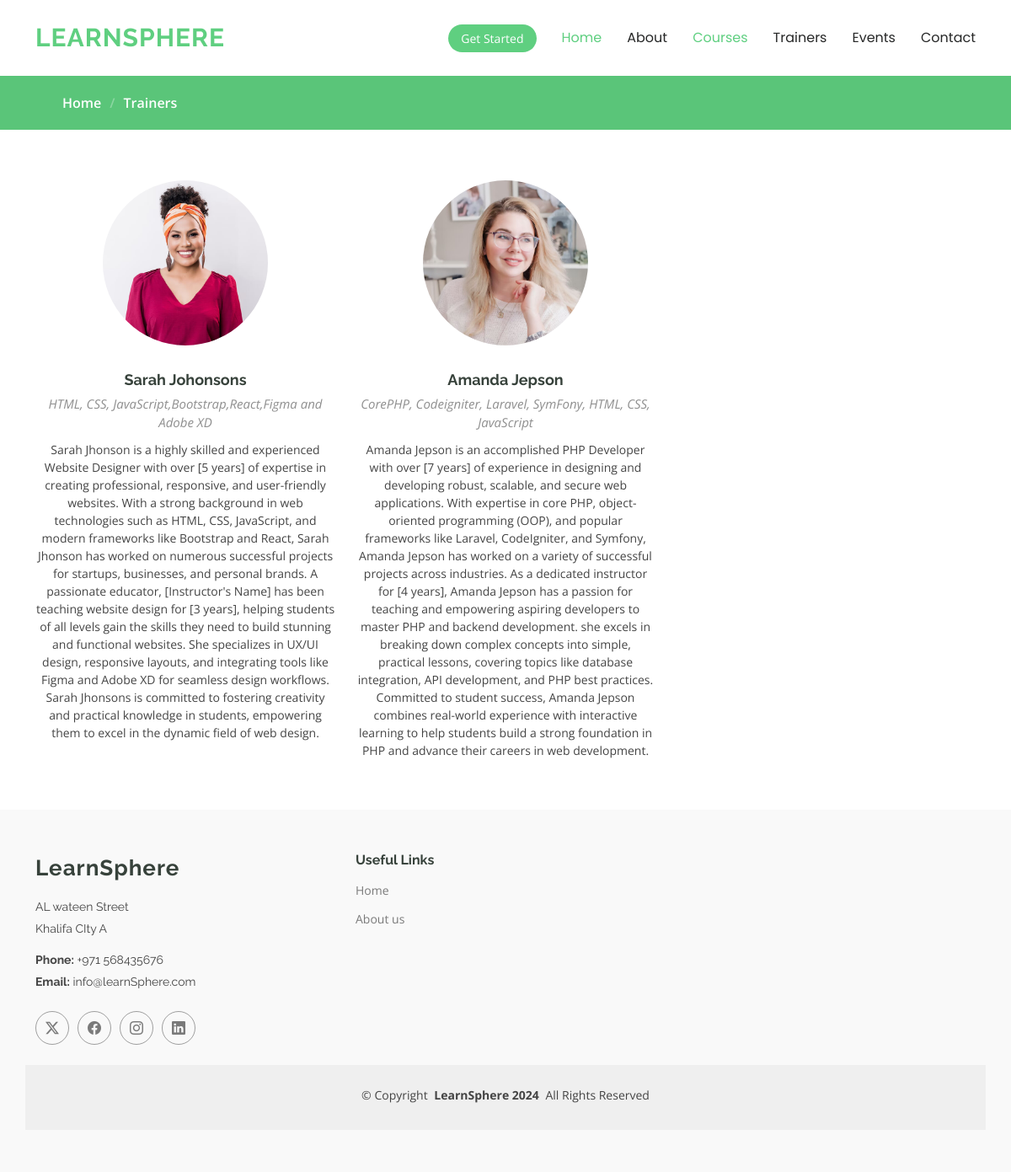
The page /trainers on the database its author committed.
### users/models.py (models this page shows, shortened)
class Instructors(models.Model):
    name = models.CharField(max_length=100)
    email = models.EmailField(unique=True)
    bio = models.TextField()
    expertise = models.CharField(max_length=200)
    image = models.ImageField(upload_to='instructors/', null=True, blank=True)  # For profile picture
    joined_at = models.DateTimeField(auto_now_add=True)
    user = models.OneToOneField(CustomUser, on_delete=models.CASCADE)

### website/views.py (the view)
# urls.py: path('trainers', views.trainers, name="trainers"),
def trainers(request):
    trainers = Instructors.objects.all()
    return render(request, 'trainers.html', {'trainers': trainers})

### website/templates/trainers.html (shortened to what this page needs)
<!DOCTYPE html>
<html lang="en">
{% load static %}
<head>
  {% include 'header.html' %}
</head>
<body class="courses-page">
 {% include 'headnavbar.html' %}
  <main class="main">
    <div class="page-title" data-aos="fade">
      <nav class="breadcrumbs">
        <div class="container">
          <ol>
           <li><a href="{% url 'home' %}">Home</a></li>
            <li class="current">Trainers</li>
          </ol>
        </div>
      </nav>
    </div>
    <section id="trainers" class="section trainers">
      <div class="container">
        <div class="row gy-5">
 {% for trainer in trainers %}
          <div class="col-lg-4 col-md-6 member" data-aos="fade-up" data-aos-delay="100">
            <div class="member-img">
           {% if trainer.image %}
    <img src="{{ trainer.image.url }}" class="img-fluid" alt="Instructor Image">
{% else %}
    <img src="{% static 'assets/img/download.png' %}" class="img-fluid" alt="Instructor Image">
{% endif %}
            </div>
            <div class="member-info text-center">
              <h4>{{ trainer.name }}</h4>
              <span>{{ trainer.expertise }}</span>
              <p>{{ trainer.bio }}</p>
            </div>
          </div>
{% empty %}
        <p>No Trainers available at the moment.</p>
    {% endfor %}
        </div>
      </div>
    </section>
  </main>
 {% include 'main_footer.html' %}
</body>
</html>

### website/static/assets/css/main.css (style rules this page uses)
:root { --default-font: "Open Sans", system-ui, -apple-system, "Segoe UI", Roboto, "Helvetica Neue", Arial, "Noto Sans", "Liberation Sans", sans-serif, "Apple Color Emoji", "Segoe UI Emoji", "Segoe UI Symbol", "Noto Color Emoji"; --heading-font: "Raleway", sans-serif; --nav-font: "Poppins", sans-serif; }
:root { --background-color: #ffffff; --default-color: #444444; --heading-color: #37423b; --accent-color: #5fcf80; --surface-color: #ffffff; --contrast-color: #ffffff; }
:root { --nav-color: #272828; --nav-hover-color: #5fcf80; --nav-mobile-background-color: #ffffff; --nav-dropdown-background-color: #ffffff; --nav-dropdown-color: #272828; --nav-dropdown-hover-color: #5fcf80; }
:root { scroll-behavior: smooth; }
body { color: var(--default-color); background-color: var(--background-color); font-family: var(--default-font); }
a { color: var(--accent-color); text-decoration: none; transition: 0.3s; }
h1, h2, h3, h4, h5, h6 { color: var(--heading-color); font-family: var(--heading-font); }
.page-title { --default-color: var(--contrast-color); --background-color: var(--accent-color); --heading-color: var(--contrast-color); color: var(--default-color); background-color: var(--background-color); position: relative; }
.page-title nav { background-color: color-mix(in srgb, var(--accent-color) 90%, black 5%); padding: 20px 0; }
.page-title nav a { color: var(--default-color); }
.page-title nav ol { display: flex; flex-wrap: wrap; list-style: none; margin: 0; font-size: 16px; font-weight: 600; }
.page-title nav ol li+li { padding-left: 10px; }
.page-title nav ol li+li::before { content: "/"; display: inline-block; padding-right: 10px; color: color-mix(in srgb, var(--default-color), transparent 70%); }
section, .section { color: var(--default-color); background-color: var(--background-color); padding: 60px 0; scroll-margin-top: 900px; overflow: clip; }
.trainers .member { position: relative; }
.trainers .member .member-img { margin: 0 80px; border-radius: 50%; overflow: hidden; position: relative; }
.trainers .member .member-img img { position: relative; z-index: 1; }
.trainers .member .member-info { margin-top: 30px; }
.trainers .member .member-info h4 { font-weight: 700; margin-bottom: 6px; font-size: 18px; }
.trainers .member .member-info span { font-style: italic; display: block; font-size: 15px; color: color-mix(in srgb, var(--default-color), transparent 40%); margin-bottom: 10px; }
.trainers .member .member-info p { margin-bottom: 0; font-size: 14px; }

### rows shown on the page
Instructors: image (picture), name "Sarah Johonsons", expertise "HTML, CSS, JavaScript,Bootstrap,React,Figma and Adobe XD", bio "Sarah Jhonson is a highly skilled and experienced Website Designer with over [5 years] of expertise in creating professional, responsive, and user-friendly websites. With a strong background in web technologies such as HTML, CSS, JavaScript, and modern frameworks like Bootstrap and React, Sarah Jhonson has worked on numerous successful projects for startups, businesses, and personal brands. A passionate educator, [Instructor's Name] has been teaching website design for [3 years], helping students of all levels gain the skills they need to build stunning and functional websites. She specializes in UX/UI design, responsive layouts, and integrating tools like Figma and Adobe XD for seamless…"
Instructors: image (picture), name "Amanda Jepson", expertise "CorePHP, Codeigniter, Laravel, SymFony, HTML, CSS, JavaScript", bio "Amanda Jepson is an accomplished PHP Developer with over [7 years] of experience in designing and developing robust, scalable, and secure web applications. With expertise in core PHP, object-oriented programming (OOP), and popular frameworks like Laravel, CodeIgniter, and Symfony, Amanda Jepson has worked on a variety of successful projects across industries. As a dedicated instructor for [4 years], Amanda Jepson has a passion for teaching and empowering aspiring developers to master PHP and backend development. she excels in breaking down complex concepts into simple, practical lessons, covering topics like database integration, API development, and PHP best practices. Committed to student…"
